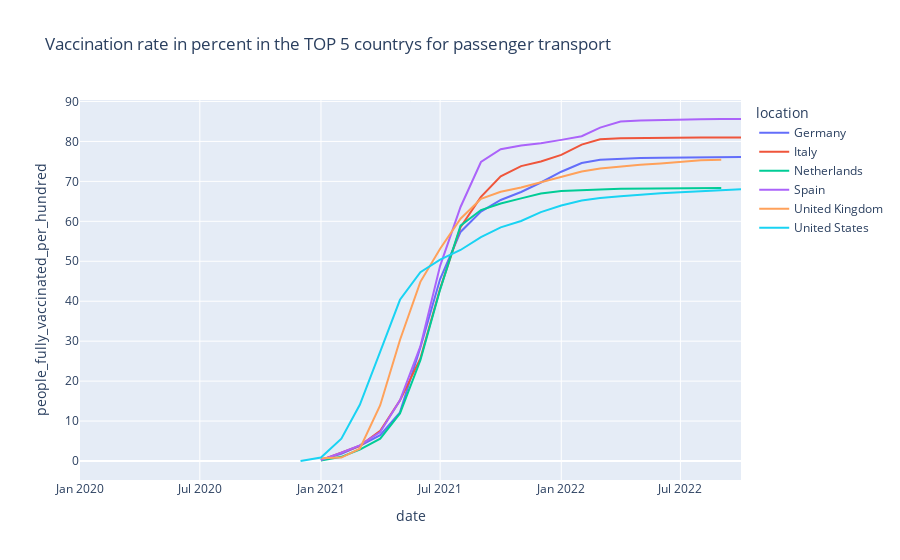

This figure's notebook cell:
### Code cell
fig = px.line(passenger_filtered_covid_data, x='date', y= 'people_fully_vaccinated_per_hundred' ,color='location',
               title= 'Vaccination rate in percent in the TOP 5 countrys for passenger transport' )

fig.show()

### Figure 1 — Plotly figure (JSON) as saved in the notebook; plotly's stock layout.template omitted (floating-point values rounded to 4 significant figures)
{"data": [{"hovertemplate": "location=Germany<br>date=%{x}<br>people_fully_vaccinated_per_hundred=%{y}<extra></extra>", "legendgroup": "Germany", "line": {"color": "#636efa", "dash": "solid"}, "marker": {"symbol": "circle"}, "mode": "lines", "name": "Germany", "orientation": "v", "showlegend": true, "type": "scatter", "x": ["2020-01", "2020-02", "2020-03", "2020-04", "2020-05", "2020-06", "2020-07", "2020-08", "2020-09", "2020-10", "2020-11", "2020-12", "2021-01", "2021-02", "2021-03", "2021-04", "2021-05", "2021-06", "2021-07", "2021-08", "2021-09", "2021-10", "2021-11", "2021-12", "2022-01", "2022-02", "2022-03", "2022-04", "2022-05", "2022-06", "2022-07", "2022-08", "2022-09", "2022-10"], "xaxis": "x", "y": [null, null, null, null, null, null, null, null, null, null, null, null, 0.3065, 1.783, 3.795, 6.463, 12.18, 28.43, 45.54, 57.35, 62.45, 65.35, 67.34, 69.72, 72.41, 74.59, 75.42, 75.72, 75.86, 75.94, 76.0, 76.04, 76.08, 76.1], "yaxis": "y"}, {"hovertemplate": "location=Italy<br>date=%{x}<br>people_fully_vaccinated_per_hundred=%{y}<extra></extra>", "legendgroup": "Italy", "line": {"color": "#EF553B", "dash": "solid"}, "marker": {"symbol": "circle"}, "mode": "lines", "name": "Italy", "orientation": "v", "showlegend": true, "type": "scatter", "x": ["2020-01", "2020-02", "2020-03", "2020-04", "2020-05", "2020-06", "2020-07", "2020-08", "2020-09", "2020-10", "2020-11", "2020-12", "2021-01", "2021-02", "2021-03", "2021-04", "2021-05", "2021-06", "2021-07", "2021-08", "2021-09", "2021-10", "2021-11", "2021-12", "2022-01", "2022-02", "2022-03", "2022-04", "2022-05", "2022-06", "2022-07", "2022-08", "2022-09", "2022-10"], "xaxis": "x", "y": [null, null, null, null, null, null, null, null, null, null, null, null, 0.1936, 2.124, 3.825, 7.545, 15.17, 25.69, 43.16, 58.51, 66.13, 71.26, 73.81, 74.98, 76.62, 79.21, 80.52, 80.8, 80.88, 80.91, 80.93, 80.95, 80.96, 80.97], "yaxis": "y"}, {"hovertemplate": "location=Netherlands<br>date=%{x}<br>people_fully_vaccinated_per_hundred=%{y}<extra></extra>", "legendgroup": "Netherlands", "line": {"color": "#00cc96", "dash": "solid"}, "marker": {"symbol": "circle"}, "mode": "lines", "name": "Netherlands", "orientation": "v", "showlegend": true, "type": "scatter", "x": ["2020-02", "2020-03", "2020-04", "2020-05", "2020-06", "2020-07", "2020-08", "2020-09", "2020-10", "2020-11", "2020-12", "2021-01", "2021-02", "2021-03", "2021-04", "2021-05", "2021-06", "2021-07", "2021-08", "2021-09", "2021-10", "2021-11", "2021-12", "2022-01", "2022-02", "2022-03", "2022-04", "2022-05", "2022-06", "2022-07", "2022-08", "2022-09", "2022-10"], "xaxis": "x", "y": [null, null, null, null, null, null, null, null, null, null, null, 0.13, 1.052, 2.873, 5.598, 11.91, 25.21, 42.91, 58.91, 62.83, 64.47, 65.74, 66.97, 67.61, 67.86, 67.97, 68.15, 68.2, 68.24, 68.29, 68.31, 68.32, null], "yaxis": "y"}, {"hovertemplate": "location=Spain<br>date=%{x}<br>people_fully_vaccinated_per_hundred=%{y}<extra></extra>", "legendgroup": "Spain", "line": {"color": "#ab63fa", "dash": "solid"}, "marker": {"symbol": "circle"}, "mode": "lines", "name": "Spain", "orientation": "v", "showlegend": true, "type": "scatter", "x": ["2020-02", "2020-03", "2020-04", "2020-05", "2020-06", "2020-07", "2020-08", "2020-09", "2020-10", "2020-11", "2020-12", "2021-01", "2021-02", "2021-03", "2021-04", "2021-05", "2021-06", "2021-07", "2021-08", "2021-09", "2021-10", "2021-11", "2021-12", "2022-01", "2022-02", "2022-03", "2022-04", "2022-05", "2022-06", "2022-07", "2022-08", "2022-09", "2022-10"], "xaxis": "x", "y": [null, null, null, null, null, null, null, null, null, null, null, 0.2536, 2.065, 3.917, 7.254, 15.17, 28.68, 48.85, 63.59, 74.85, 78.05, 78.96, 79.53, 80.38, 81.3, 83.46, 84.99, 85.22, 85.37, 85.48, 85.55, 85.59, 85.61], "yaxis": "y"}, {"hovertemplate": "location=United Kingdom<br>date=%{x}<br>people_fully_vaccinated_per_hundred=%{y}<extra></extra>", "legendgroup": "United Kingdom", "line": {"color": "#FFA15A", "dash": "solid"}, "marker": {"symbol": "circle"}, "mode": "lines", "name": "United Kingdom", "orientation": "v", "showlegend": true, "type": "scatter", "x": ["2020-01", "2020-02", "2020-03", "2020-04", "2020-05", "2020-06", "2020-07", "2020-08", "2020-09", "2020-10", "2020-11", "2020-12", "2021-01", "2021-02", "2021-03", "2021-04", "2021-05", "2021-06", "2021-07", "2021-08", "2021-09", "2021-10", "2021-11", "2021-12", "2022-01", "2022-02", "2022-03", "2022-04", "2022-05", "2022-06", "2022-07", "2022-08", "2022-09", "2022-10"], "xaxis": "x", "y": [null, null, null, null, null, null, null, null, null, null, null, null, 0.6809, 0.8743, 3.102, 13.96, 30.29, 44.86, 53.13, 60.64, 65.64, 67.4, 68.45, 69.76, 71.26, 72.49, 73.19, 73.73, 74.14, 74.45, 74.86, 75.26, 75.41, null], "yaxis": "y"}, {"hovertemplate": "location=United States<br>date=%{x}<br>people_fully_vaccinated_per_hundred=%{y}<extra></extra>", "legendgroup": "United States", "line": {"color": "#19d3f3", "dash": "solid"}, "marker": {"symbol": "circle"}, "mode": "lines", "name": "United States", "orientation": "v", "showlegend": true, "type": "scatter", "x": ["2020-01", "2020-02", "2020-03", "2020-04", "2020-05", "2020-06", "2020-07", "2020-08", "2020-09", "2020-10", "2020-11", "2020-12", "2021-01", "2021-02", "2021-03", "2021-04", "2021-05", "2021-06", "2021-07", "2021-08", "2021-09", "2021-10", "2021-11", "2021-12", "2022-01", "2022-02", "2022-03", "2022-04", "2022-05", "2022-06", "2022-07", "2022-08", "2022-09", "2022-10"], "xaxis": "x", "y": [null, null, null, null, null, null, null, null, null, null, null, 0.005263, 0.8739, 5.577, 14.07, 27.37, 40.36, 47.25, 50.42, 52.83, 56.04, 58.49, 60.08, 62.29, 63.96, 65.2, 65.84, 66.3, 66.7, 67.02, 67.27, 67.56, 67.82, 68.03], "yaxis": "y"}], "layout": {"legend": {"title": {"text": "location"}, "tracegroupgap": 0}, "title": {"text": "Vaccination rate in percent in the TOP 5 countrys for passenger transport"}, "xaxis": {"anchor": "y", "domain": [0, 1], "title": {"text": "date"}}, "yaxis": {"anchor": "x", "domain": [0, 1], "title": {"text": "people_fully_vaccinated_per_hundred"}}}}
